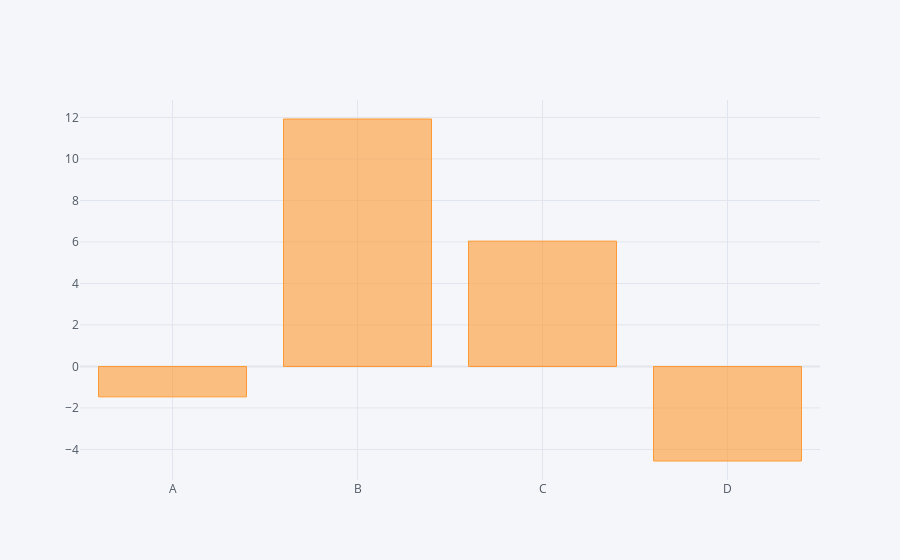

The notebook cell this image was saved under:
### Code cell
df.sum().iplot(kind='bar')

### Figure 1 — Plotly figure (JSON) as saved in the notebook; plotly's stock layout.template omitted (floating-point values rounded to 4 significant figures)
{"data": [{"marker": {"color": "rgba(255, 153, 51, 0.6)", "line": {"color": "rgba(255, 153, 51, 1.0)", "width": 1}}, "name": "None", "orientation": "v", "text": "", "type": "bar", "x": ["A", "B", "C", "D"], "y": [-1.464, 11.93, 6.04, -4.555]}], "layout": {"legend": {"bgcolor": "#F5F6F9", "font": {"color": "#4D5663"}}, "paper_bgcolor": "#F5F6F9", "plot_bgcolor": "#F5F6F9", "title": {"font": {"color": "#4D5663"}}, "xaxis": {"gridcolor": "#E1E5ED", "showgrid": true, "tickfont": {"color": "#4D5663"}, "title": {"font": {"color": "#4D5663"}, "text": ""}, "zerolinecolor": "#E1E5ED"}, "yaxis": {"gridcolor": "#E1E5ED", "showgrid": true, "tickfont": {"color": "#4D5663"}, "title": {"font": {"color": "#4D5663"}, "text": ""}, "zerolinecolor": "#E1E5ED"}}}
